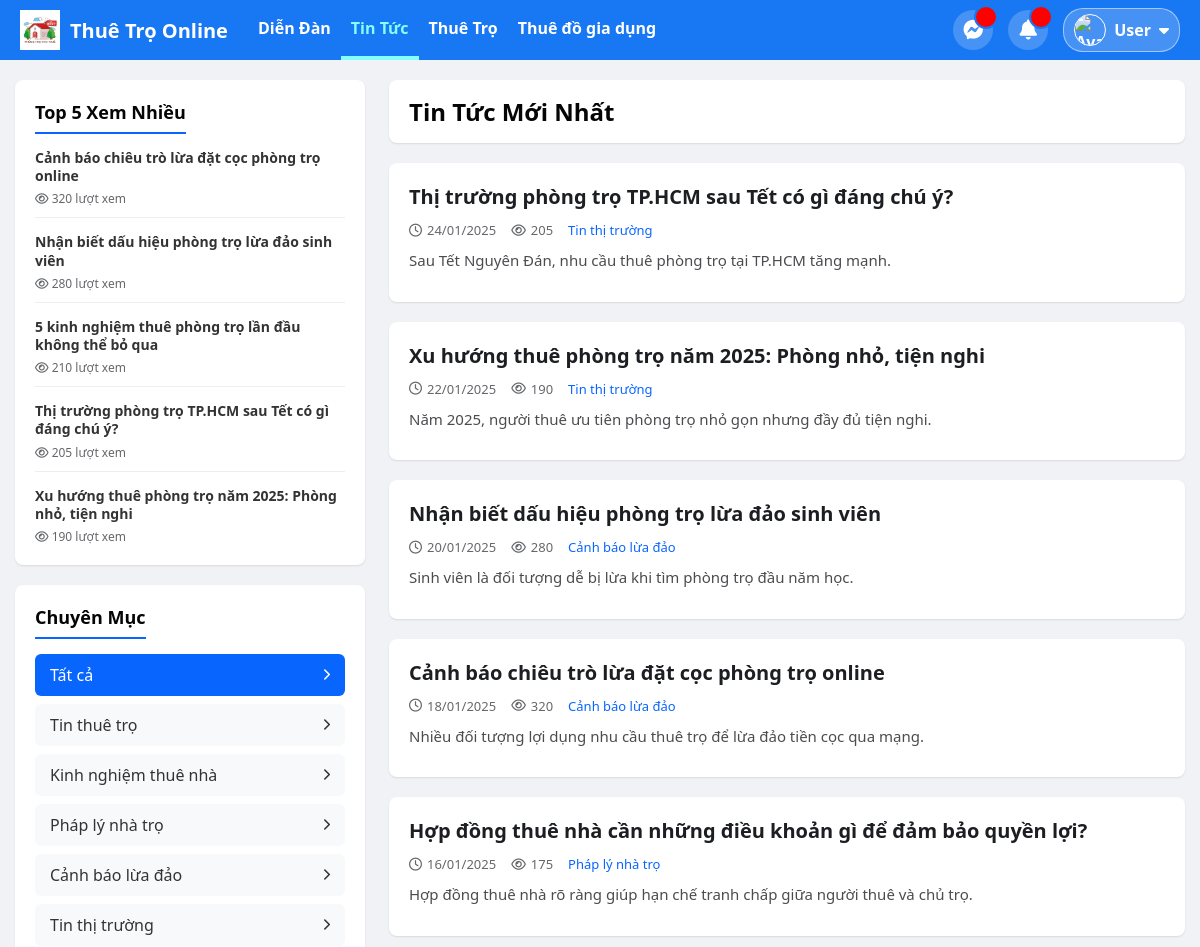
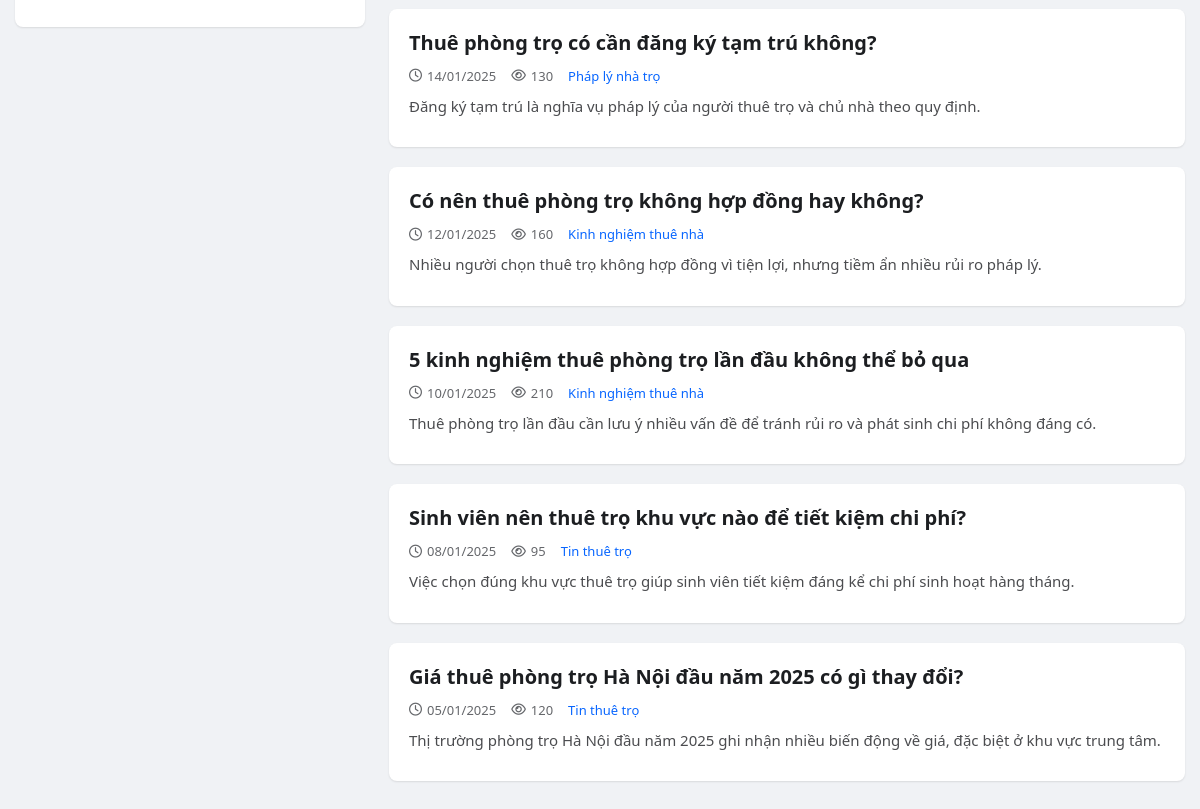
The page /news.php (signed in) on the database its author committed (2 pictures, top to bottom).
### tables this page shows
CREATE TABLE news (
    id INT AUTO_INCREMENT PRIMARY KEY,
    title VARCHAR(255) NOT NULL COMMENT 'Tiêu đề tin',
    slug VARCHAR(255) NOT NULL UNIQUE COMMENT 'Slug SEO',
    image_url VARCHAR(255) DEFAULT NULL COMMENT 'Ảnh đại diện tin',
    category VARCHAR(100) NOT NULL COMMENT 'Thể loại tin tức',
    summary TEXT COMMENT 'Mô tả ngắn',
    content LONGTEXT NOT NULL COMMENT 'Nội dung chi tiết',
    views INT DEFAULT 0 COMMENT 'Lượt xem',
    created_at DATETIME DEFAULT CURRENT_TIMESTAMP COMMENT 'Ngày đăng',
    INDEX idx_category (category),
    INDEX idx_views (views)
);

### public/news.php (the view, shortened to what this page needs)
<?php
require_once __DIR__ . '/../config/db.php';
try {
    $stmtTop = $pdo->query("SELECT * FROM news ORDER BY views DESC LIMIT 5");
    $topNews = $stmtTop->fetchAll();
} catch (PDOException $e) {
    $topNews = [];
}
$category = isset($_GET['category']) ? $_GET['category'] : null;
$newsList = [];
try {
    $page = isset($_GET['page']) ? (int)$_GET['page'] : 1;
    $limit = 10;
    $offset = ($page - 1) * $limit;
    if ($category) {
        $stmtList = $pdo->prepare("SELECT * FROM news WHERE category = :category ORDER BY created_at DESC LIMIT :limit OFFSET :offset");
        $stmtList->bindParam(':limit', $limit, PDO::PARAM_INT);
        $stmtList->bindParam(':offset', $offset, PDO::PARAM_INT);
        $stmtList->bindParam(':category', $category);
        $stmtList->execute();
    } else {
        $stmtList = $pdo->prepare("SELECT * FROM news ORDER BY created_at DESC LIMIT :limit OFFSET :offset");
        $stmtList->bindParam(':limit', $limit, PDO::PARAM_INT);
        $stmtList->bindParam(':offset', $offset, PDO::PARAM_INT);
        $stmtList->execute();
    }
    $newsList = $stmtList->fetchAll();
} catch (PDOException $e) {
    $newsList = [];
}
$categories = [
    'Tin thuê trọ',
    'Kinh nghiệm thuê nhà',
    'Pháp lý nhà trọ',
    'Cảnh báo lừa đảo',
    'Tin thị trường'
];
?>
<!doctype html>
<html lang="vi">
<head>
    <link rel="stylesheet" href="/assets/css/style.css">
    <link rel="stylesheet" href="https://cdnjs.cloudflare.com/ajax/libs/font-awesome/6.4.0/css/all.min.css">
</head>
<body>
<?php include __DIR__ . '/includes/header.php'; ?>
<div class="container">
    <aside>
        <div class="sidebar-card">
            <div class="sidebar-title">Top 5 Xem Nhiều</div>
            <div class="top-news-list">
                <?php if (count($topNews) > 0): ?>
                    <?php foreach ($topNews as $item): ?>
                        <a href="/news-detail.php?id=<?= $item['id'] ?>" class="top-news-item">
                            <div class="top-news-info">
                                <h4><?= htmlspecialchars($item['title']) ?></h4>
                                <div class="top-news-views"><i class="fa-regular fa-eye"></i> <?= number_format($item['views']) ?> lượt xem</div>
                            </div>
                        </a>
                    <?php endforeach; ?>
                <?php else: ?>
                    <p>Chưa có tin tức nào.</p>
                <?php endif; ?>
            </div>
        </div>
        <div class="sidebar-card">
            <div class="sidebar-title">Chuyên Mục</div>
            <ul class="category-list">
                <li class="category-item">
                    <a href="/news.php" class="category-link <?= !$category ? 'active' : '' ?>">
                        Tất cả <i class="fa-solid fa-chevron-right"></i>
                    </a>
                </li>
                <?php foreach ($categories as $cat): ?>
                    <li class="category-item">
                        <a href="/news.php?category=<?= urlencode($cat) ?>" class="category-link <?= $category === $cat ? 'active' : '' ?>">
                            <?= htmlspecialchars($cat) ?> <i class="fa-solid fa-chevron-right"></i>
                        </a>
                    </li>
                <?php endforeach; ?>
            </ul>
        </div>
    </aside>
    <main>
        <div class="news-header">
            <?php if ($category): ?>
                <h1>Chuyên mục: <?= htmlspecialchars($category) ?></h1>
                <a href="/news.php" style="font-size: 14px; text-decoration: none; color: var(--primary-color); margin-top: 5px; display:block;">&larr; Quay lại tất cả tin tức</a>
            <?php else: ?>
                <h1>Tin Tức Mới Nhất</h1>
            <?php endif; ?>
        </div>
        <div class="news-list">
            <?php if (count($newsList) > 0): ?>
                <?php foreach ($newsList as $news): ?>
                    <article class="news-item">
                        <div class="news-content">
                            <h2 class="news-title">
                                <a href="/news-detail.php?id=<?= $news['id'] ?>"><?= htmlspecialchars($news['title']) ?></a>
                            </h2>
                            <div class="news-meta">
                                <span><i class="fa-regular fa-clock"></i> <?= date('d/m/Y', strtotime($news['created_at'])) ?></span>
                                <span><i class="fa-regular fa-eye"></i> <?= number_format($news['views']) ?></span>
                                <span style="color: var(--primary-color); font-weight: 500;"><?= htmlspecialchars($news['category']) ?></span>
                            </div>
                            <div class="news-summary">
                                <?= htmlspecialchars($news['summary']) ?>
                            </div>
                        </div>
                    </article>
                <?php endforeach; ?>
            <?php endif; ?>
        </div>
    </main>
</div>
<?php if (file_exists(__DIR__ . '/includes/footer.php')) include __DIR__ . '/includes/footer.php'; ?>
</body>
</html>

### public/includes/header.php (shortened to what this page needs)
<?php
$current_path = parse_url($_SERVER['REQUEST_URI'], PHP_URL_PATH);
if (!function_exists('isActive')) {
    function isActive($path, $current) {
        return $path === $current
            ? 'color:#84ffff;border-bottom:4px solid #84ffff;'
            : 'color:white;border-bottom:4px solid transparent;';
    }
}
?>
<link rel="stylesheet" href="/assets/css/chat.css">
<header style="background:#1877f2;color:white;padding:0 20px;height:60px;display:flex;justify-content:space-between;align-items:center;">
    <div style="display:flex;align-items:center;height:100%;">
        <a href="/Home.php" style="text-decoration:none;color:inherit;display:flex;align-items:center;margin-right:20px;">
            <img src="/assets/thumbnailTro.jpg" alt="Thuê Trọ Online" style="height:40px;object-fit:contain;margin-right:10px;">
            <h1 style="margin:0;font-size:20px;">Thuê Trọ Online</h1>
        </a>
        <a href="/index.php" style="<?= isActive('/index.php', $current_path) ?>text-decoration:none;font-weight:bold;font-size:16px;height:100%;display:flex;align-items:center;padding:0 10px;box-sizing:border-box;">Diễn Đàn</a>
        <a href="/news.php" style="<?= isActive('/news.php', $current_path) ?>text-decoration:none;font-weight:bold;font-size:16px;height:100%;display:flex;align-items:center;padding:0 10px;box-sizing:border-box;">Tin Tức</a>
        <a href="/listings.php" style="<?= isActive('/listings.php', $current_path) ?>text-decoration:none;font-weight:bold;font-size:16px;height:100%;display:flex;align-items:center;padding:0 10px;box-sizing:border-box;">Thuê Trọ</a>
        <a href="/appliances.php" style="<?= isActive('/appliances.php', $current_path) ?>text-decoration:none;font-weight:bold;font-size:16px;height:100%;display:flex;align-items:center;padding:0 10px;box-sizing:border-box;">Thuê đồ gia dụng</a>
    </div>
    <nav style="display:flex;align-items:center;height:100%;">
        <?php if (!empty($_SESSION['user_id'])):
            require_once __DIR__ . '/../../config/db.php';
            try {
                $stmt = $pdo->prepare("SELECT username, full_name, avatar, is_landlord FROM users WHERE id = ?");
                $stmt->execute([$_SESSION['user_id']]);
                $headerUser = $stmt->fetch();
            } catch (PDOException $e) {
                error_log("Header DB Error: " . $e->getMessage());
                $headerUser = false;
            }
            if (!$headerUser) {
                $headerUser = ['username' => 'User', 'full_name' => '', 'avatar' => ''];
            }
            $displayName = $headerUser['username'] ?? 'User';
            $avatar = !empty($headerUser['avatar']) ? $headerUser['avatar'] : 'assets/default-avatar.png';
        ?>
            <div style="display:flex; align-items:center; margin-right: 15px;">
                <div style="position:relative; margin-right:15px; cursor:pointer;" onclick="toggleMessageDropdown()">
                     <div style="width:40px; height:40px; background:rgba(255,255,255,0.2); border-radius:50%; display:flex; align-items:center; justify-content:center; transition:background 0.2s;">
                        <i class="fa-brands fa-facebook-messenger" style="font-size:20px;"></i>
                     </div>
                     <div id="messageBadge" class="unread-dot-indicator" style="display:none; width:20px; height:20px; background:red; border-radius:50%; position:absolute; top:-5px; right:-5px; font-size:12px; display:flex; align-items:center; justify-content:center; border:2px solid #1877f2;"></div>
                </div>
                <div style="position:relative; cursor:pointer;" onclick="toggleNotifDropdown()">
                     <div style="width:40px; height:40px; background:rgba(255,255,255,0.2); border-radius:50%; display:flex; align-items:center; justify-content:center; transition:background 0.2s;">
                        <i class="fa-solid fa-bell" style="font-size:20px;"></i>
                     </div>
                     <div id="notifBadge" class="unread-dot-indicator" style="display:none; width:20px; height:20px; background:red; border-radius:50%; position:absolute; top:-5px; right:-5px; font-size:12px; display:flex; align-items:center; justify-content:center; border:2px solid #1877f2;"></div>
                </div>
            </div>
            <div class="user-dropdown-container" style="position:relative; margin-left:0;">
                <div onclick="toggleUserDropdown()" style="cursor:pointer; color:white; font-weight:bold; display:flex; align-items:center; background:rgba(255,255,255,0.2); padding:5px 10px; border-radius:20px; border:1px solid rgba(255,255,255,0.5);">
                    <img src="/<?= htmlspecialchars($avatar) ?>" alt="Avatar" style="width:30px; height:30px; border-radius:50%; margin-right:8px; object-fit:cover; border: 1px solid white;">
                    <?= htmlspecialchars($displayName) ?>
                    <i class="fa-solid fa-caret-down" style="margin-left: 8px;"></i>
                </div>
            </div>
        <?php endif; ?>
    </nav>
</header>

### public/includes/footer.php (shortened to what this page needs)
<link rel="stylesheet" href="/assets/css/chat.css">

### public/assets/css/style.css (style rules this page uses)
body { font-family: Arial, sans-serif; margin: 16px; }
header { display: flex; justify-content: space-between; align-items: center; }

### public/assets/css/chat.css (style rules this page uses)
.unread-dot-indicator { width: 10px; height: 10px; background: red; border-radius: 50%; position: absolute; top: -2px; right: -2px; border: 2px solid white; }

### public/news.php (style rules this page uses)
:root { --bg-color: #f0f2f5; --card-bg: #ffffff; --primary-color: #0866ff; --text-color: #050505; --secondary-text: #65676b; --divider: #ced0d4; }
body { font-family: 'Segoe UI', Helvetica, Arial, sans-serif; background-color: var(--bg-color); margin: 0; padding: 0; color: var(--text-color); }
.container { max-width: 1200px; margin: 20px auto; padding: 0 15px; display: grid; grid-template-columns: 350px 1fr; gap: 24px; }
aside { position: sticky; top: 20px; height: fit-content; }
.sidebar-card { background: var(--card-bg); border-radius: 8px; box-shadow: 0 1px 2px rgba(0, 0, 0, 0.1); padding: 20px; margin-bottom: 20px; }
.sidebar-title { font-size: 18px; font-weight: 700; margin-bottom: 15px; border-bottom: 2px solid var(--primary-color); padding-bottom: 8px; display: inline-block; }
.top-news-item { display: block; margin-bottom: 15px; border-bottom: 1px solid #eee; padding-bottom: 10px; text-decoration: none; color: inherit; }
.top-news-item:last-child { border-bottom: none; margin-bottom: 0; padding-bottom: 0; }
.top-news-info h4 { margin: 0 0 5px 0; font-size: 14px; font-weight: 600; line-height: 1.3; color: #333; }
.top-news-views { font-size: 12px; color: var(--secondary-text); }
.category-list { list-style: none; padding: 0; margin: 0; }
.category-item { margin-bottom: 8px; }
.category-link { display: block; padding: 10px 15px; background: #f8f9fa; border-radius: 6px; text-decoration: none; color: #333; font-weight: 500; transition: all 0.2s; display: flex; justify-content: space-between; align-items: center; }
.category-link:hover, .category-link.active { background: var(--primary-color); color: white; }
.category-link i { font-size: 12px; }
.news-header { background: white; padding: 15px 20px; border-radius: 8px; margin-bottom: 20px; box-shadow: 0 1px 2px rgba(0,0,0,0.1); }
.news-header h1 { margin: 0; font-size: 24px; }
.news-item { background: var(--card-bg); border-radius: 8px; box-shadow: 0 1px 2px rgba(0, 0, 0, 0.1); padding: 20px; margin-bottom: 20px; transition: transform 0.2s; }
.news-content { display: flex; flex-direction: column; }
.news-title { font-size: 20px; font-weight: 700; margin: 0 0 10px 0; line-height: 1.4; }
.news-title a { text-decoration: none; color: #1c1e21; }
.news-meta { font-size: 13px; color: var(--secondary-text); margin-bottom: 10px; display: flex; align-items: center; gap: 15px; }
.news-meta span { display: flex; align-items: center; gap: 5px; }
.news-summary { font-size: 15px; color: #4b4c4f; line-height: 1.5; margin-bottom: 10px; }

### rows shown on the page
news: title "Cảnh báo chiêu trò lừa đặt cọc phòng trọ online", views "320", created_at "18/01/2025", category "Cảnh báo lừa đảo", summary "Nhiều đối tượng lợi dụng nhu cầu thuê trọ để lừa đảo tiền cọc qua mạng."
news: title "Nhận biết dấu hiệu phòng trọ lừa đảo sinh viên", views "280", created_at "20/01/2025", category "Cảnh báo lừa đảo", summary "Sinh viên là đối tượng dễ bị lừa khi tìm phòng trọ đầu năm học."
news: title "5 kinh nghiệm thuê phòng trọ lần đầu không thể bỏ qua", views "210", created_at "10/01/2025", category "Kinh nghiệm thuê nhà", summary "Thuê phòng trọ lần đầu cần lưu ý nhiều vấn đề để tránh rủi ro và phát sinh chi phí không đáng có."
news: title "Thị trường phòng trọ TP.HCM sau Tết có gì đáng chú ý?", views "205", created_at "24/01/2025", category "Tin thị trường", summary "Sau Tết Nguyên Đán, nhu cầu thuê phòng trọ tại TP.HCM tăng mạnh."
news: title "Xu hướng thuê phòng trọ năm 2025: Phòng nhỏ, tiện nghi", views "190", created_at "22/01/2025", category "Tin thị trường", summary "Năm 2025, người thuê ưu tiên phòng trọ nhỏ gọn nhưng đầy đủ tiện nghi."
news: title "Hợp đồng thuê nhà cần những điều khoản gì để đảm bảo quyền lợi?", created_at "16/01/2025", views "175", category "Pháp lý nhà trọ", summary "Hợp đồng thuê nhà rõ ràng giúp hạn chế tranh chấp giữa người thuê và chủ trọ."
news: title "Thuê phòng trọ có cần đăng ký tạm trú không?", created_at "14/01/2025", views "130", category "Pháp lý nhà trọ", summary "Đăng ký tạm trú là nghĩa vụ pháp lý của người thuê trọ và chủ nhà theo quy định."
news: title "Có nên thuê phòng trọ không hợp đồng hay không?", created_at "12/01/2025", views "160", category "Kinh nghiệm thuê nhà", summary "Nhiều người chọn thuê trọ không hợp đồng vì tiện lợi, nhưng tiềm ẩn nhiều rủi ro pháp lý."
news: title "Sinh viên nên thuê trọ khu vực nào để tiết kiệm chi phí?", created_at "08/01/2025", views "95", category "Tin thuê trọ", summary "Việc chọn đúng khu vực thuê trọ giúp sinh viên tiết kiệm đáng kể chi phí sinh hoạt hàng tháng."
news: title "Giá thuê phòng trọ Hà Nội đầu năm 2025 có gì thay đổi?", created_at "05/01/2025", views "120", category "Tin thuê trọ", summary "Thị trường phòng trọ Hà Nội đầu năm 2025 ghi nhận nhiều biến động về giá, đặc biệt ở khu vực trung tâm."

### other values the page prints
$displayName "User"
$cat "Tin thuê trọ"
$cat "Kinh nghiệm thuê nhà"
$cat "Pháp lý nhà trọ"
$cat "Cảnh báo lừa đảo"
$cat "Tin thị trường"
